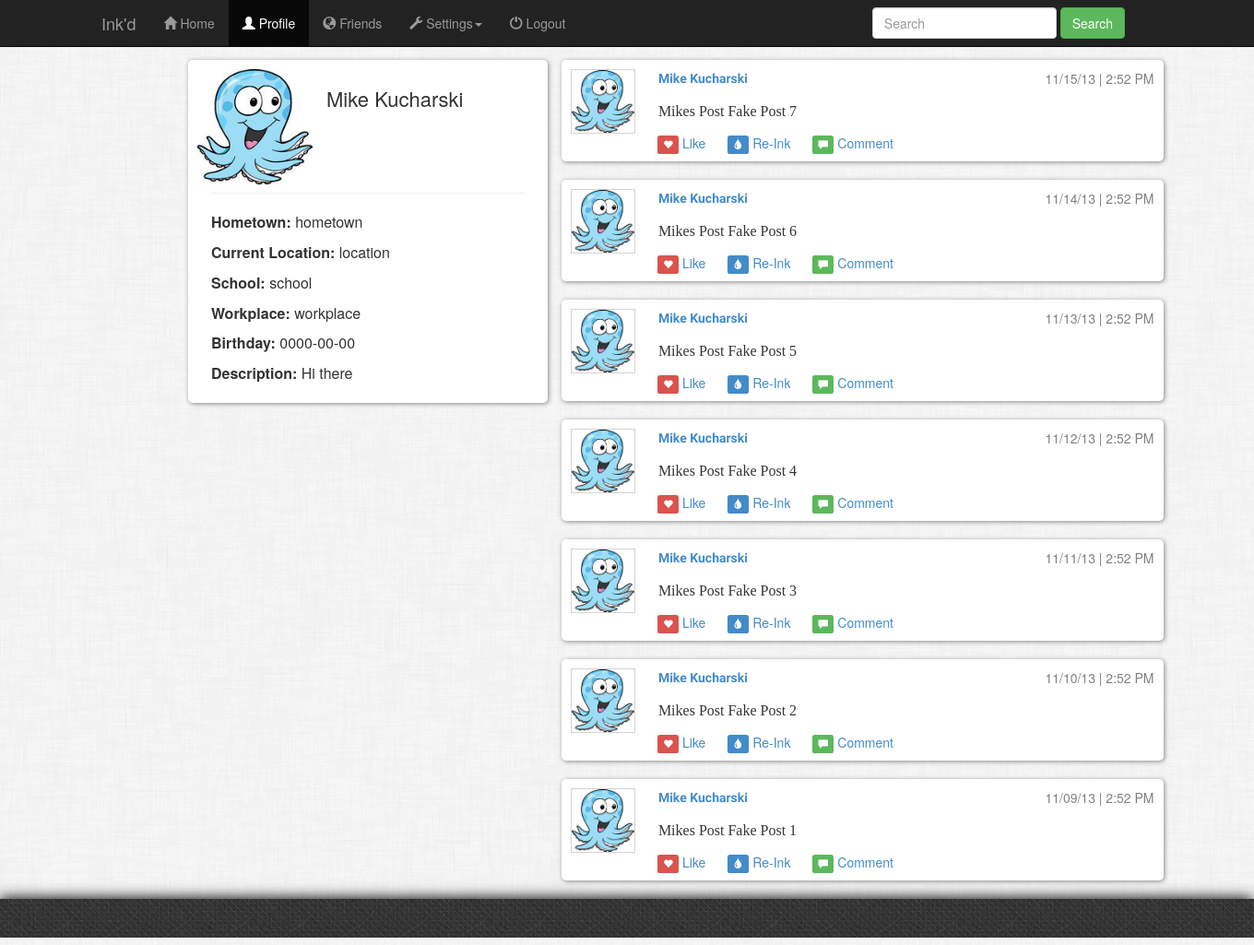
/index.php?page=profile&u_id=1 (signed in), run on the app's committed database.
### tables this page shows
CREATE TABLE IF NOT EXISTS `user`
(
	u_id int(10) NOT NULL AUTO_INCREMENT,
	first_name VARCHAR(20) NOT NULL,
	last_name VARCHAR(20) NOT NULL,
	email VARCHAR (60) NOT NULL,
	password VARCHAR(64) NOT NULL,
	salt VARCHAR(20) NOT NULL,
	PRIMARY KEY (u_id)
);

CREATE TABLE IF NOT EXISTS user_info
(
	ui_id int(10) NOT NULL AUTO_INCREMENT,
	u_id int(10) NOT NULL,
	hometown VARCHAR(50) NOT NULL,
	location VARCHAR(50) NOT NULL,
	school VARCHAR(50) NOT NULL,
	workplace VARCHAR(50) NOT NULL,
	birthday DATE NOT NULL,
	description TEXT,
	PRIMARY KEY (ui_id),
	FOREIGN KEY (u_id) REFERENCES `user`(u_id) ON DELETE CASCADE
);

CREATE TABLE IF NOT EXISTS post (
	p_id int(10) NOT NULL AUTO_INCREMENT,
	u_id int(10) NOT NULL,
	repost_id int(10) NOT NULL,
	message text NOT NULL,
	post_time DATETIME NOT NULL,
	PRIMARY KEY (p_id),
	FOREIGN KEY (u_id) REFERENCES `user`(u_id) ON DELETE CASCADE
);

### scripts/get_profile_posts.php (the view, shortened to what this page needs)
<?php
	$mysqli = connect();
	$query2 = "SELECT * FROM user WHERE u_id=$u_id";
	$result2 = $mysqli->query($query2);
	if($result2 !== false && $result2->num_rows > 0)
	{
		$row2 = $result2->fetch_assoc();
		$first_name = $row2['first_name'];
		$last_name = $row2['last_name'];
	}else
	{
		header("location:" . $_SERVER['HTTP_REFERER']);
	}
	$query = "SELECT * FROM post WHERE u_id='$u_id' ORDER BY post_time DESC";
	$result=$mysqli->query($query);
	if ($result !== false && $result->num_rows > 0)
	{
		while($row = $result->fetch_assoc())
		{
			$msg = $row['message'];
			$time = $row['post_time'];
			$time = format_date($time);
			$msg = htmlentities($msg);
			?>
				<div id='ink'>
					<div class='post-img-container'>
						<img class='post-img' src='public/img/default_profile.jpg' alt='empty'/>
					</div>
					<div id='ink_header'>
						<div id='header_left'>
							<span><a href="index.php?page=profile&u_id=<?=$row['u_id']?>"><p><?=$first_name?> <?=$last_name?></p></a></span>
						</div>
						<div id='header_right'>
							<span><?=$time?></span>
						</div>
					</div>
					<div id='ink_post'>
						<p><?=$msg?></p>
					</div>
					<div id='ink_options'>
						<a href='#'><span class='label-danger label'><i class='glyphicon glyphicon-heart white'></i></span> Like</a>
						<a href='#'><span class='label-primary label'><i class='glyphicon glyphicon-tint white'></i></span> Re-Ink</a>
						<a href='#'><span class='label-success label'><i class='glyphicon glyphicon-comment white'></i></span> Comment</a>
					</div>
				</div>
			<?php
		}
	}
?>

### index.php (shortened to what this page needs)
<?php
require_once('includes/helpers.php');
if( isset($_GET['page']))
	$page = $_GET['page'];
else
	$page = 'home';
switch($page)
{
	case 'profile':
		if(isset($_GET['u_id']))
		{
			render('templates/header', array('title' => 'Profile'));
			render('profile', array('u_id' => $_GET['u_id']));
			render('templates/footer');
		}
		break;
}
?>

### includes/helpers.php (shortened to what this page needs)
<?php
	function render($template, $data = array())
	{
		$path = 'views/' . $template . '.php';
		if(file_exists($path))
		{
			extract($data);
			require($path);
		}
	}
	function format_date($datetime)
	{
		$datetime = strtotime($datetime);
		$day = date("d", $datetime);
		$month = date("m", $datetime);
		$year = date("y", $datetime);
		$hours = date("g", $datetime);
		$minutes = date("i", $datetime);
		$time_of_day = date("A", $datetime);
		$time = $month . '/' . $day . '/' . $year . ' | ' .
				$hours . ':' . $minutes . ' ' . $time_of_day;
		return $time;
	}
	function active_tab($page)
	{
		if($page==$_GET['page'])
			print 'class="active"';
	}
?>

### views/templates/header.php (shortened to what this page needs)
<html>
<head>
	<link href="public/bootstrap/css/bootstrap.min.css" rel="stylesheet" media="screen">
	<link rel="stylesheet" href="http://code.jquery.com/ui/1.10.3/themes/smoothness/jquery-ui.css">
	<link rel="stylesheet" type="text/css" href="public/css/main.css">
<head>
<body>
<div id="wrap">
	<div class="navbar navbar-inverse navbar-fixed-top" role="navigation">
		<div class="container">
			<div class="navbar-header">
				<a class="navbar-brand" href="index.php?page=home">Ink'd</a>
			</div>
			<div class="collapse navbar-collapse">
				<ul class="nav navbar-nav">
					<li <?php active_tab('home')?> ><a href="index.php?page=home"><i class="glyphicon glyphicon-home"></i> Home</a></li>
					<li <?php active_tab('profile')?> ><a href="index.php?page=profile&u_id=<?php print $_SESSION['u_id'];?>" ><i class="glyphicon glyphicon-user"></i> Profile</a></li>
					<li <?php active_tab('friends')?> ><a href="index.php?page=friends"><i class="glyphicon glyphicon-globe"></i> Friends</a></li>
					<li class="dropdown">
					<a href="#" class="dropdown-toggle" data-toggle="dropdown"><i class="glyphicon glyphicon-wrench"></i> Settings<b class="caret"></b></a>
					</li>
					<li><a href="scripts/logout.php"><i class="glyphicon glyphicon-off"></i> Logout</a></li>
				</ul>
				<form class="navbar-form navbar-right" method="get" action="index.php?page=search_results">
					<div class="form-group">
						<input name="search" id="nav_search_bar" type="text" class="form-control search-query" placeholder="Search" data-provide="typeahead" autocomplete="off">
					</div>
					<button type="submit" class="btn btn-success">Search</button>
				</form>
			</div>
		</div>
	</div>
	<div id="main">

### views/profile.php
<div class="container">
	<div class="row">
		<div class="column col-lg-4">
			<?php include("scripts/get_profile_info.php"); ?>
		</div>
		<div  class="col-lg-7">
			<?php include("scripts/get_profile_posts.php"); ?>
		</div>
	</div>
</div>

### scripts/get_profile_info.php (shortened to what this page needs)
<?php
	$mysqli = connect();
	$query = "SELECT * FROM user WHERE u_id='$u_id'";
	$result=$mysqli->query($query);
	if($result !== false && $result->num_rows > 0)
	{
		$row = $result->fetch_assoc();
		$first = $row['first_name'];
		$last = $row['last_name'];
		$query2 = "SELECT * FROM user_info WHERE u_id='$u_id'";
		$result2=$mysqli->query($query2);
		if($result2 !== false && $result2->num_rows > 0)
		{
			$row2 = $result2->fetch_assoc();
			$hometown = $row2['hometown'];
			$location = $row2['location'];
			$school = $row2['school'];
			$workplace = $row2['workplace'];
			$birthday = $row2['birthday'];
			$description = $row2['description'];
			?>
				<img class='prof-img' src='public/img/default_profile.jpg'/>
				<h2 class='display_name' ><?=$first?> <?=$last?></h2>
				<div class='col-lg-3 no-padding'>
				</div>
				<div class='prof-info clear col-lg-12'>
					<div class='page-header'></div>
					<p><span class='heading'>Hometown: </span><?=$hometown?></p>
					<p><span class='heading'>Current Location: </span><?=$location?></p>
					<p><span class='heading'>School: </span><?=$school?></p>
					<p><span class='heading'>Workplace: </span><?=$workplace?></p>
					<p><span class='heading'>Birthday: </span><?=$birthday?></p>
					<p><span class='heading'>Description: </span><?=$description?></p>
				</div>
			<?php
		}else{
			header('location: index.php?page=404');
			exit();
		}
	}else{
		$mysqli->close();
		header('location: index.php?page=404');
		exit();
	}
?>

### views/templates/footer.php
		</div>
	</div>
	<div id="footer">
	</div>
</body>
</html>

### public/css/main.css (style rules this page uses)
* { margin:0px;padding:0px; }
html { overflow: -moz-scrollbars-vertical;overflow-y: scroll; }
.white, .white a { color: #fff; }
#nav_search_bar { width:200px; }
#wrap { min-height:100%; background: url(../img/bg.png) fixed; }
#main { padding-top: 65px; padding-bottom:50px; width:70%; margin:auto; }
#footer { background: url(../img/bghf.png); position: relative; margin-top: -50px; height: 50px; box-shadow: -1px -1px 15px #000000; clear:both; }
#ink, .column { background:white; overflow:auto; border-radius: 5px; box-shadow:1px 1px 5px #888888; margin-bottom:20px; padding:10px; word-wrap: break-word; }
.clear { clear:both; }
.no-padding { padding:0; }
.post-img-container { position:relative; width:15%; float:left; }
.post-img { height:70px; width:70px; border: 1px solid lightgrey; }
#ink_post { position:relative; width:85%; float:right; font-family: 'ProximaNova', ariel, serif; font-size:16px; margin-top:5px; }
#ink_options { clear:both; position:relative; padding-left:11.7%; }
#ink_header { position:relative; width:85%; float:right; }
#header_left { position:relative; width:65%; float:left; }
#header_left span { font-family: 'Raleway', ariel, serif; font-size:14px; font-weight:bold; }
#header_right { position:relative; width:35%; float:right; text-align:right; color:grey; }
#ink_options a { padding-left:20px; }
.heading { font-size:16px; font-weight:bold; }
.display_name { text-align:left; font-size:22px; }
.prof-info { font-size:16px; }
.prof-img { display:inline; float:left; height:125px; width:125px; margin-right:15px; border-radius:4px; }

### data on the page
user: first_name "Mike", last_name "Kucharski"
user_info: hometown "hometown", location "location", school "school", workplace "workplace", birthday "0000-00-00", description "Hi there"
post: u.first_name "Mike", u.last_name "Kucharski", post_time "11/15/13 | 2:52 PM", message "Mikes Post Fake Post 7"
post: u.first_name "Mike", u.last_name "Kucharski", post_time "11/14/13 | 2:52 PM", message "Mikes Post Fake Post 6"
post: u.first_name "Mike", u.last_name "Kucharski", post_time "11/13/13 | 2:52 PM", message "Mikes Post Fake Post 5"
post: u.first_name "Mike", u.last_name "Kucharski", post_time "11/12/13 | 2:52 PM", message "Mikes Post Fake Post 4"
post: u.first_name "Mike", u.last_name "Kucharski", post_time "11/11/13 | 2:52 PM", message "Mikes Post Fake Post 3"
post: u.first_name "Mike", u.last_name "Kucharski", post_time "11/10/13 | 2:52 PM", message "Mikes Post Fake Post 2"
post: u.first_name "Mike", u.last_name "Kucharski", post_time "11/09/13 | 2:52 PM", message "Mikes Post Fake Post 1"
